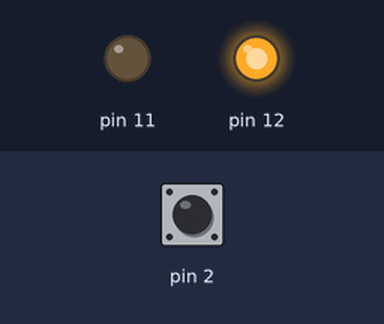
Recording of a sketch running on a simulated Arduino Uno, built with avr-gcc and run on an emulated ATmega328P. On the bench: output pins drawn as LEDs (lit = HIGH). Inputs (shaded band) come from the test bench; at power-on: pin 2 LOW.

Above: at 1.25 s.
1.3 s: pin 2 driven HIGH
At 2.1 s:
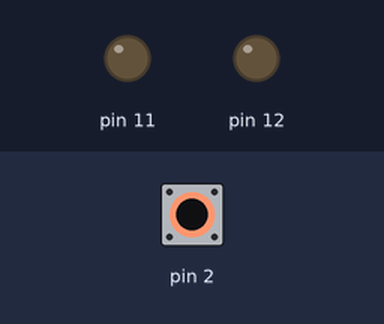
4.3 s: pin 2 pulsed LOW 5 times (0.12 s each, 0.3 s apart)
At 5.05 s:
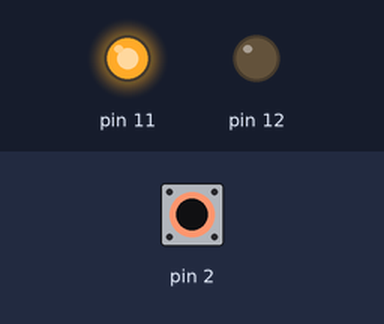
Timing chart, 0 to 14.8 s (numbered marks = the images above; inputs shaded):
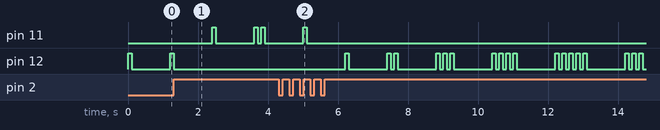

Measured:
- after the input at 1.3 s, pin 11: goes HIGH 0.10 s, LOW 1.1 s, HIGH 0.10 s, LOW 0.10 s, HIGH 0.10 s, then LOW, starting after 1.1 s; pin 12: goes on until 1.3 s, then stays LOW
- after the input at 4.3 s, pin 11: goes on until 5.1 s, then stays LOW; pin 12: LOW → HIGH after 1.9 s, → LOW 0.10 s later, → HIGH 1.1 s later, → LOW 0.10 s later, … (36 changes in this stretch)

The sketch:

w5s1p2.ino
```cpp
/*
 * w6s2p2.c
 *
 * Created: 2/2/2018 6:01:01 AM
 * Author : dcstanc
 */

#include <avr/io.h>
#include <avr/interrupt.h>
#include <util/delay.h>

#define LED_DELAY 100

// The turn variable decides whose turn it is to go now.
static volatile int turn=0;

// The _timerTicks variable maintains a count of how many 100us ticks have passed by.
static unsigned long _timerTicks;

// Our INT0 ISR just flips the turn variable
ISR(INT0_vect)
{
  // Modify this ISR to do switch debouncing
  turn = 1 - turn;
}

// Uncomment and properly declare the ISR below for timer 1

/*
ISR(...)
{
  _timerTicks++;
  // Implement the rest of the code to switch between LEDs every 5 seconds

}
*/


// Flash the green LED
void flashGreen()
{
  int count=1;
  int i;

  while(turn==0)
  {
    for(i=0; i<count && turn==0; i++)
    {
      // Switch green LED at pin 12 on. Pin 12 is PB4
      PORTB |= 0b00010000;

      // Delay 250ms
      _delay_ms(LED_DELAY);

      PORTB &= 0b11101111;
      _delay_ms(LED_DELAY);
    }

    _delay_ms(1000);
    count++;
  }
}

void flashRed()
{
  int count=1;
  int i;

  while(turn==1)
  {
    for(i=0; i<count && turn==1; i++)
    {
      // Switch green LED at pin 12 on. Pin 12 is PB4
      PORTB |= 0b00001000;

      // Delay 250ms
      _delay_ms(LED_DELAY);

      PORTB &= 0b11110111;
      _delay_ms(LED_DELAY);
    }

    _delay_ms(1000);
    count++;
  }
}

void setup()
{
  // Clear interrupts for safety while setting up
  cli();

  // Set up EICRA
  // For falling edge on INT0, Bits 1 and 0 should be 10
  EICRA |= 0b00000011;

  // Set pins 11 and 12 to output. Pin 11 is PB3, pin 12 is PB4
  DDRB |= 0b00011000;

  // Set up timer 1
  setupTimer();
  EIMSK |= 0b00000001;

  // Start timer 1
  startTimer();

  // Ensure that interrupts are enabled
  sei();

}

// Timer set up function.
void setupTimer()
{
  // Set timer 1 to produce 1s (1000000us) ticks
  // But do no start the timer here.
}

// Timer start function
void startTimer()
{
  // Start timer 1 here.
}

void loop()
{
    if(turn==0)
      flashGreen();
    else
      flashRed();

}
```
